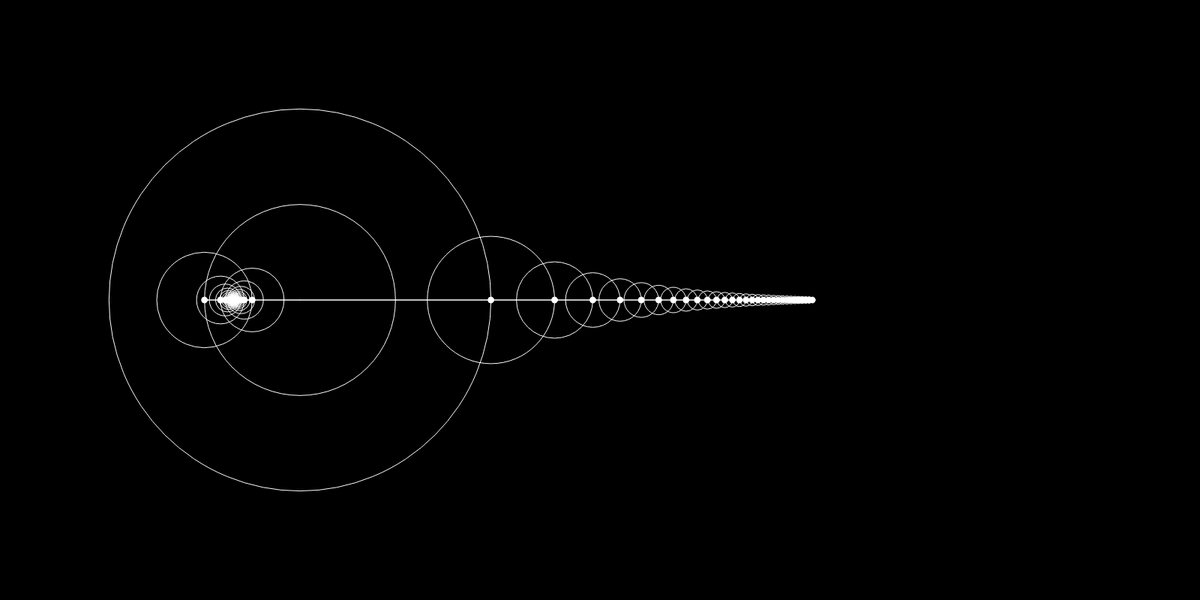
Frame 1 (no input)
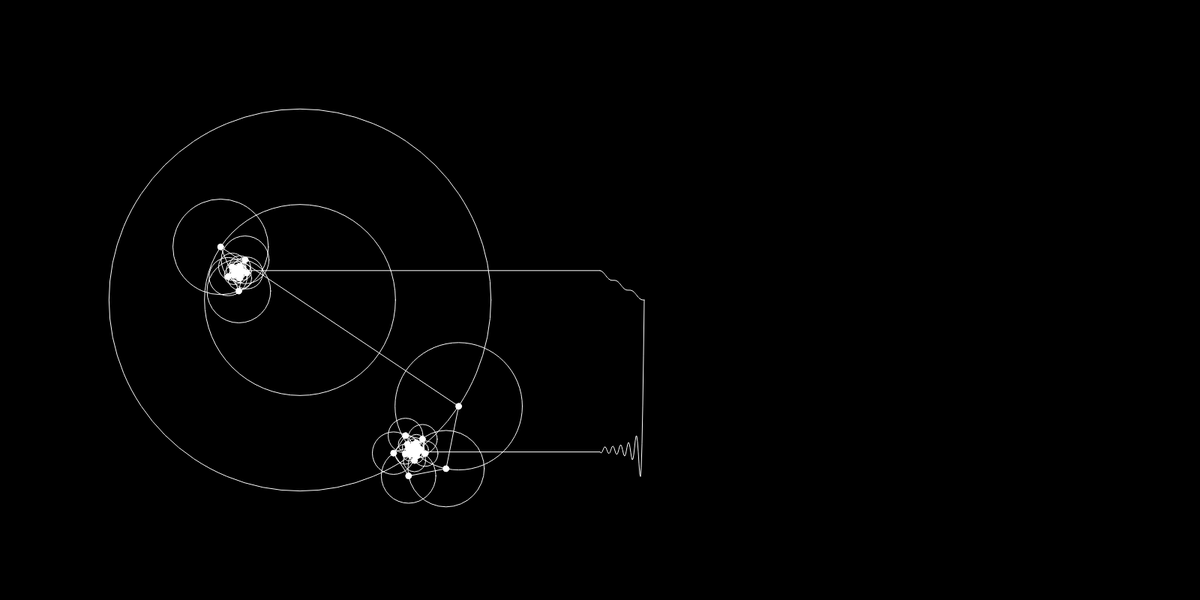
Frame 60 (no input)
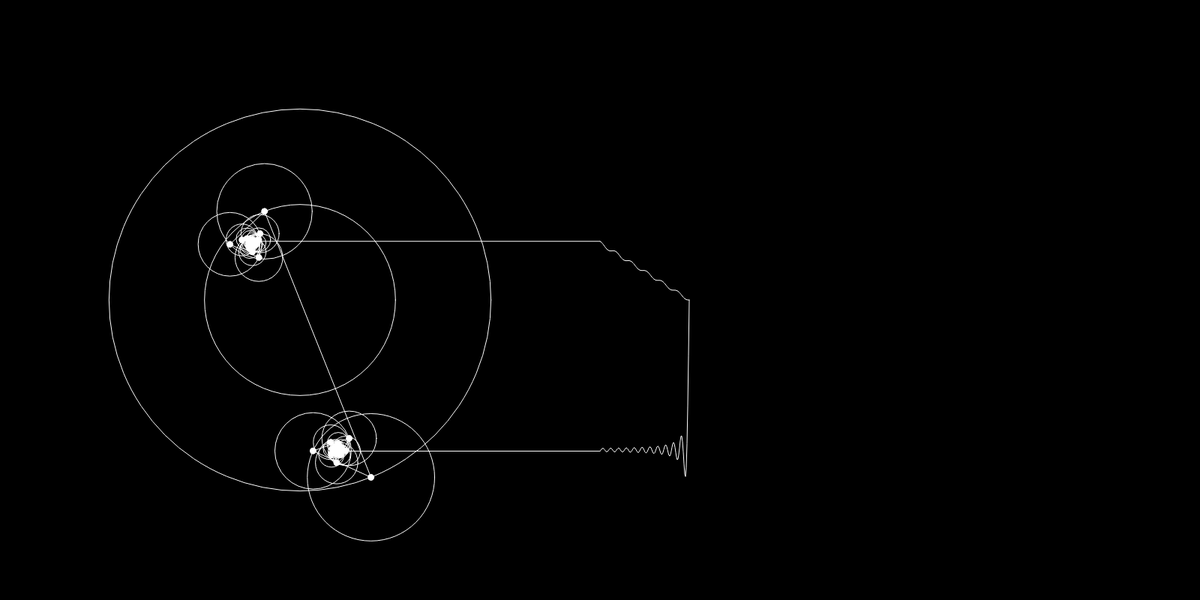
Frame 120 (the mouse pressed at the canvas centre since frame 60)

The p5.js sketch that drew these frames (run headless with seeded random() and noise() and a simulated clock; from frame 60 on, the mouse is pressed at the canvas centre):

// p5.js sketch
// ── sketch.js
let cf;
let cf2;
function setup() {
  createCanvas(1600,800);
  cf = new CircleForier(200, 30, null,function(n) { return n+1;}, function(n) { return 200 * (2 / ((n%2===0?n:-n) * PI));});
  //cf = new CircleForier(200, 30, null,function(n) { return n + 3;}, function(n) { return 200 * (2 / ((n) * PI));});
  cf2 = new CircleForier(200, 30, null, function(n) {return n * 2 + 1;}, function(n) { return 200 * (4 / (n * PI));});
}
function draw() {
  background(0);
  cf.Render(400,400);
  cf2.Render(400,400);
}

// ── CircleFourier.js
class CircleForier {
  constructor(r, iteration, maxIteration, N, fourier) {
    this.angle = 0;
    this.iteration = iteration || 1;
    this.maxIteration = maxIteration || this.iteration;
    this.n = N(this.N());
    this.r = fourier(this.n);
    if(this.iteration > 1) {
      this.child = new CircleForier(r, this.iteration - 1, this.maxIteration, N, fourier);
    } else if(this.iteration === 1) {
      this.wave = [];
    }
  }
  N() {
    return this.maxIteration - this.iteration;
  }
  Render(cx, cy) {
    let x = cx + this.r * cos(this.n * this.angle);
    let y = cy + this.r * sin(this.n * this.angle);
    stroke(255);
    noFill();
    ellipse(cx, cy, this.r * 2);
    line(cx,cy,x,y);
    fill(255);
    ellipse(x, y, 8);
    this.angle += 0.01;
    if(this.child)
      this.child.Render(x, y);
      if(this.wave) {
        this.wave.unshift(y);
        push();
        translate(800, 0);
        line(x - 800, y, 0, this.wave[0]);
        beginShape();
        noFill();
        for(let i = 0; i < this.wave.length; i++) {
          vertex(i, this.wave[i]);
        }
        endShape();
        pop();
        if(this.wave.length > 1000)
          this.wave.pop();
      }

  }
}
